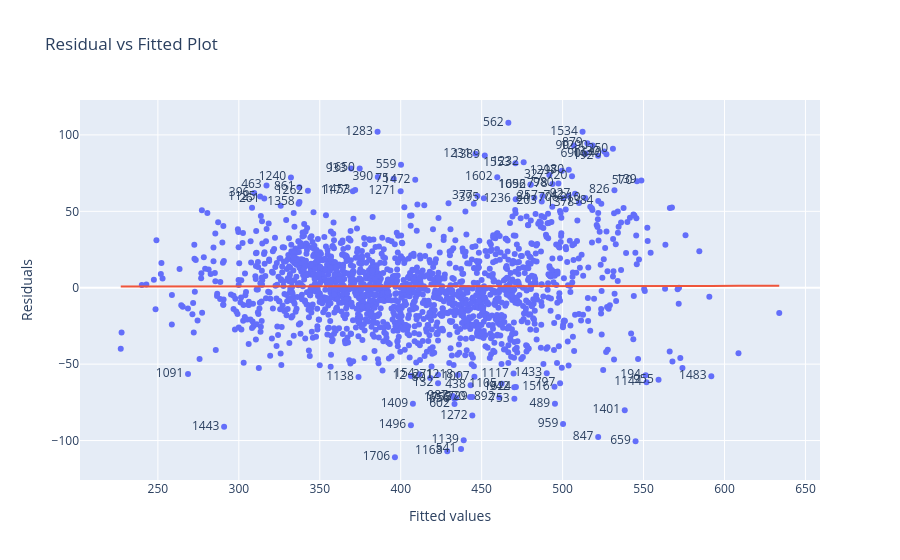

Source (notebook cell):
### Code cell
#plotting Residual vs Fitted plot
fig=go.Figure(go.Scatter(x=y_hat,y=residuals,text=outliers,mode="markers+text",showlegend=False))
fig=fig.update_traces(textposition="middle left")
fig=fig.add_trace(go.Scatter(x=loess[:,0],y=loess[:,1],mode="lines",showlegend=False))
fig.update_layout(title="Residual vs Fitted Plot",xaxis_title="Fitted values",yaxis_title="Residuals")

### Figure 1 — Plotly figure (JSON) as saved in the notebook; plotly's stock layout.template omitted (floating-point values rounded to 4 significant figures; data arrays with more than 128 entries replaced by an {"elided": "..."} marker saying what was removed)
{"data": [{"mode": "markers+text", "showlegend": false, "text": {"elided": "1779 str values"}, "textposition": "middle left", "type": "scatter", "x": {"elided": "1779 float values"}, "y": {"elided": "1779 float values"}}, {"mode": "lines", "showlegend": false, "type": "scatter", "x": {"elided": "1779 float values"}, "y": {"elided": "1779 float values"}}], "layout": {"title": {"text": "Residual vs Fitted Plot"}, "xaxis": {"title": {"text": "Fitted values"}}, "yaxis": {"title": {"text": "Residuals"}}}}
